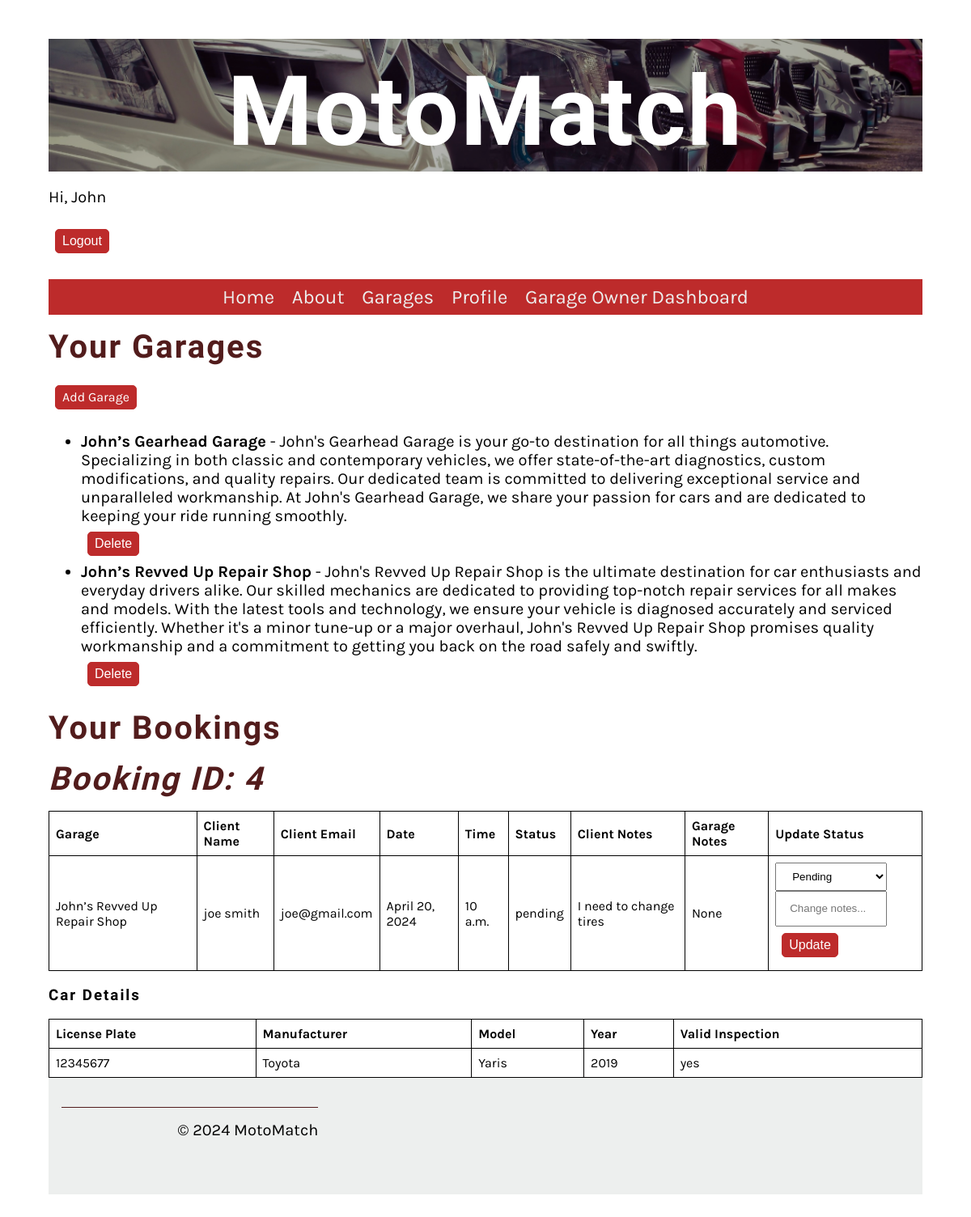
/service_provider/dashboard/ (signed in), run on the app's committed database.
### Website/models.py (models this page shows, shortened)
class Service(models.Model):
    user = models.ForeignKey(User, on_delete=models.CASCADE)
    opening_time = models.TimeField(default='10:00:00')
    closing_time = models.TimeField(default='18:00:00')
    name = models.CharField(max_length=255)
    description = models.TextField()
    location = models.CharField(max_length=255)
    contact_details = models.CharField(max_length=255)
    available_spaces = models.PositiveIntegerField()
    image = models.ImageField(upload_to='service_images', default='service_images/default.jpg')

class Booking(models.Model):
    STATUS_CHOICES = [
        ('pending', 'Pending'),
        ('approved', 'Approved'),
        ('declined', 'Declined'),
    ]
    user = models.ForeignKey(User, on_delete=models.CASCADE)
    service = models.ForeignKey(Service,  on_delete=models.SET_NULL, null=True)
    date = models.DateField(default=timezone.now)
    time = models.TimeField( default='10:00:00')
    status = models.CharField(max_length=10, choices=STATUS_CHOICES, default='pending')
    service_provider_notes = models.TextField(blank=True, null=True)
    client_notes = models.TextField(blank=True, null=True)
    service_item = models.ForeignKey(ServiceItem, on_delete=models.SET_NULL, null=True)

class ServiceItem(models.Model):
    identifier = models.CharField(primary_key=True, max_length=50, unique=True, verbose_name="identifier")
    owner = models.ForeignKey(User, on_delete=models.CASCADE, verbose_name="Owner")
    description = models.CharField(max_length=20, verbose_name="item's name")
    field_1 = models.CharField(max_length=80, verbose_name="field 1")
    field_2 = models.IntegerField(verbose_name="field 2")
    FIELD_3_CHOICES = [
        ('yes', 'Yes'),
        ('no', 'No')
    ]
    field_3 = models.CharField(max_length=3, choices=FIELD_3_CHOICES, verbose_name="field 3", help_text="User type selection (yes/no)")

### Website/views.py (the view)
# urls.py: path('service_provider/dashboard/', service_provider_dashboard_view, name='service_provider_dashboard'),
@login_required
def service_provider_dashboard_view(request):
    user = request.user
    services = Service.objects.filter(user=user)
    bookings = Booking.objects.filter(service__in=services)
    context = {'services': services, 'bookings': bookings}
    return render(request, 'service_provider_dashboard.html', context)

### Website/templatetags/custom_filters.py (called while the page is built)
@register.filter
def has_group(user, group_name):
    return user.groups.filter(name=group_name).exists()

### Website/templates/service_provider_dashboard.html (shortened to what this page needs)
{% extends 'base.html' %}
{% block content %}
  <h2>Your Garages</h2>
  <a href="{% url 'add_service' %}" class = "small-button">Add Garage</a>
  {% if services %}
    <ul>
      {% for service in services %}
        <li><b>{{ service.name }}</b> - {{ service.description }}</li>
        <form method="post" action="{% url 'delete_service' service.id %}">
          <button type="submit" class = "small-button">Delete</button>
        </form>
      {% endfor %}
    </ul>
  {% else %}
    <p>No Garage found.</p>
  {% endif %}
  <h2>Your Bookings</h2>
  {% if bookings %}
    {% for booking in bookings %}
          <h2><i>Booking ID: {{ booking.id }}</i></h2>
          <table>
            <thead>
              <tr>
                <th>Garage</th>
                <th>Client Name</th>
                <th>Client Email</th>
                <th>Date</th>
                <th>Time</th>
                <th>Status</th>
                <th>Client Notes</th>
                <th>Garage Notes</th>
                <th>Update Status</th>
              </tr>
            </thead>
            <tbody>
                <tr>
                  <td>{{ booking.service.name }}</td>
                  <td>{{booking.user.first_name}} {{booking.user.last_name}}</td>
                  <td>{{booking.user.email}}</td>
                  <td>{{ booking.date }}</td>
                  <td>{{ booking.time }}</td>
                  <td>{{ booking.status }}</td>
                  <td>{{ booking.client_notes }}</td>
                  <td>{{ booking.service_provider_notes}} </td>
                  <td>
                    <form method="post" action="{% url 'update_booking_status' booking.id %}">
                      <select name="status">
                        {% for choice in booking.STATUS_CHOICES %}
                          <option value="{{ choice.0 }}" {% if booking.status == choice.0 %}selected{% endif %}>{{ choice.1 }}</option>
                        {% endfor %}
                      </select>
                      <input type="text" name="service_provider_notes"  placeholder="Change notes...">
                      <button type="submit" class = "small-button">Update</button>
                    </form>
                  </td>
                </tr>
            </tbody>
          </table>
          <h3>Car Details</h3>
          <table>
            <thead>
              <tr>
                <th>License Plate</th>
                <th>Manufacturer</th>
                <th>Model</th>
                <th>Year</th>
                <th>Valid Inspection</th>
              </tr>
            </thead>
            <tbody>
                <tr>
                  <td>{{ booking.service_item.identifier }}</td>
                  <td>{{ booking.service_item.description }}</td>
                  <td>{{ booking.service_item.field_1 }}</td>
                  <td>{{ booking.service_item.field_2 }}</td>
                  <td>{{ booking.service_item.field_3 }}</td>
          </table>
        {% endfor %}
  {% else %}
    <p>No bookings found.</p>
  {% endif %}
{% endblock %}

### Website/templates/base.html (shortened to what this page needs)
{% load custom_filters %}
{% load static %}
<!DOCTYPE html>
<html lang="en">
<head>
    <link
    rel="preload"
    as="style"
    href="{% static 'css/style.css' %}"
    onload="this.rel = 'stylesheet'"
  />
</head>
<body>
    <header>
        <div class="image-container">
                <img src="{% static 'img/header_image.jpg' %}" alt="Car" class="header_image">
                <div class="centered-text">
                    <h1 id = "header_text">MotoMatch</h1>
                </div>
        </div>
        {% if user.is_authenticated %}
                <p>Hi, {{user.first_name}}</p>
                <form method="post" action="{% url 'logout' %}">
                    <button type="submit" class = "small-button">Logout</button>
                </form>
        {% else %}
        <a href="{% url 'login' %}" style="font-size: 20px;">Login</a>/<a href="{% url 'register' %}" style="font-size: 20px;">Sign Up</a>
        {% endif %}
    </header>
    <nav>
        <ul>
            <li><a href="{% url 'home' %}">Home</a></li>
            <li><a href="{% url 'about' %}">About</a></li>
            <li><a href="{% url 'service_list' %}">Garages</a></li>
        {% if user.is_authenticated %}
            <li><a href="{% url 'profile' %}">Profile</a></li>
            {% if request.user|has_group:"Clients" %}
                <li><a href="{% url 'booking_history' %}">Booking History</a></li>
            {% elif request.user|has_group:"Service Providers"  %}
                <li><a href="{% url 'service_provider_dashboard' %}">Garage Owner Dashboard</a></li>
            {% endif %}
        {% endif %}
        </ul>
    </nav>
<main>
    {% block content %}{% endblock %}
</main>
<footer>
    <article>
        <p>&copy; 2024 MotoMatch</p>
      </article>
</footer>
</body>
</html>

### Website/static/css/style.css (style rules this page uses)
.image-container { position: relative; text-align: center; }
.header_image { filter: brightness(70%); }
#header_text { position: absolute; top: 40%; left: 50%; transform: translate(-50%, -50%); z-index: 1; color: #ffffff; font-size: 10vw; }
body { font-family: 'Karla', sans-serif; margin-top: 3rem; margin-bottom: 3rem; margin-left: 5%; margin-right: 5%; }
h1, h2, h3, h4, h5, h6 { font-family: 'Markazi Text', serif; letter-spacing: 2px;; }
h1 { font-size: 4rem; margin-top: 1.5rem; margin-bottom: 0; }
h2 { font-size: 2.5rem; color: #521c1c; margin:1rem 0; }
p, ul { font-size: 1.25rem;; }
a { color: #690404; text-decoration: none; }
header img { display: block; margin-left: auto; margin-right: auto; max-width: 100%; height: auto; }
nav { background-color: #bd2b2b; margin-top: 1rem; margin-bottom: 1rem; margin-bottom: 0px; }
nav ul { list-style: none; font-size: 1.5rem; text-align: center; padding-inline-start: 0rem; margin-bottom: 0px; }
nav ul li { display: inline-block; margin: 0.5rem; }
nav ul a { color: #EDEFEE; text-decoration: none; }
article { flex:1; }
input, select { width: 80%; display: block; padding: .5rem 1rem; line-height: 1.5rem; box-sizing: border-box; }
footer { background-color: #EDEFEE; padding: 1rem; display: flex; gap: 2rem 1rem; }
footer p { border-top: #521c1c; border-style: solid; border-width: 0.1rem; border-bottom: none; border-left: none; border-right: none; text-align: right; padding-top: 1rem;; }
@media (min-width: 801px) { article { flex: 0 0 calc(33.33% - 2rem); margin-right: 2rem; margin-bottom: 2rem; } }
.small-button { padding: .25rem .5rem; border: 1px solid #bd2b2b; background-color: #bd2b2b; border-radius: 5px; font-size: 1rem; display: inline-block; color: #fff; line-height: 20px; margin: 0.5rem; }
table { border-collapse: collapse; width: 100%; }
th, td { border: 1px solid black; padding: 8px; text-align: left; }

### data on the page
Service: name "John’s Gearhead Garage", description "John's Gearhead Garage is your go-to destination for all things automotive. Specializing in both classic and contemporary vehicles, we offer state-of-the-art diagnostics, custom modifications, and quality repairs. Our dedicated team is committed to delivering exceptional service and unparalleled workmanship. At John's Gearhead Garage, we share your passion for cars and are dedicated to keeping your ride running smoothly."
Service: name "John’s Revved Up Repair Shop", description "John's Revved Up Repair Shop is the ultimate destination for car enthusiasts and everyday drivers alike. Our skilled mechanics are dedicated to providing top-notch repair services for all makes and models. With the latest tools and technology, we ensure your vehicle is diagnosed accurately and serviced efficiently. Whether it's a minor tune-up or a major overhaul, John's Revved Up Repair Shop promises quality workmanship and a commitment to getting you back on the road safely and swiftly."
Booking: id "4", service.name "John’s Revved Up Repair Shop", user.first_name "joe", user.last_name "smith", user.email "joe@gmail.com", date "April 20, 2024", time "10 a.m.", status "pending", client_notes "I need to change tires", service_provider_notes "None", status "Pending", service_item.identifier "12345677", service_item.description "Toyota", service_item.field_1 "Yaris", service_item.field_2 "2019", service_item.field_3 "yes"

### other printed values
{{ user.first_name }} "John"
